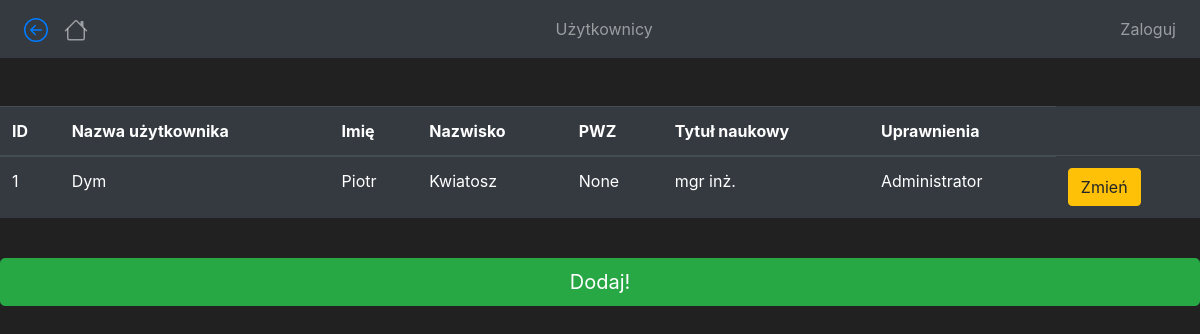
Before: /slowniki_uzytkownicy with the older database file.
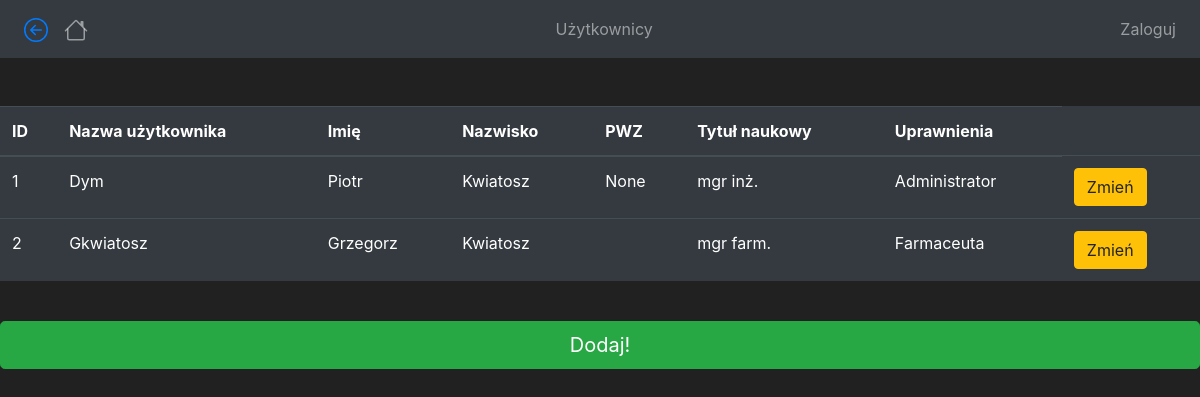
After: the same page with the newer database file.
### iszlc/models.py (models this page shows, shortened)
class Uzytkownicy(db.Model, UserMixin):
    id_uzytkownik = db.Column(db.Integer(), primary_key=True)
    username = db.Column(db.String(), nullable=False, unique=True)
    nazwisko = db.Column(db.String(length=60), nullable=True, unique=False)
    imie = db.Column(db.String(length=30), nullable=True, unique=False)
    pwz = db.Column(db.Integer(), nullable=True, unique=False)
    tytul_naukowy = db.Column(db.String(), nullable=True, unique=False)
    uprawnienia = db.Column(db.String(), nullable=True, unique=False)
    password_hash = db.Column(db.String(length=30), nullable=False)
    @property
    def password(self):
        return self.password

### iszlc/routes.py (the view)
@app.route('/slowniki_uzytkownicy')
def slowniki_uzytkownicy_page():
    uzytkownik = Uzytkownicy.query.all()
    return render_template('slowniki/uzytkownicy.html', Uzytkownicy=uzytkownik)

### iszlc/routes.py (called while the page is built)
@app.context_processor
def base():
	form = SearchForm()
	return dict(form=form)

### iszlc/templates/slowniki/uzytkownicy.html (shortened to what this page needs)
{% extends 'base.html' %}
{% block title %}
    Użytkownicy
{% endblock %}
{% block content %}
<center>
<br><br>
<table class="table table-hover table-dark">
    <thead>
        <tr>
            <th scope="col">ID</th>
            <th scope="col">Nazwa użytkownika</th>
            <th scope="col">Imię</th>
            <th scope="col">Nazwisko</th>
            <th scope="col">PWZ</th>
            <th scope="col">Tytuł naukowy</th>
            <th scope="col">Uprawnienia</th>
        </tr>
    </thead>
    {% for uzytkownik in Uzytkownicy %}
       <tr>
            <td>{{ uzytkownik.id_uzytkownik }}</td>
            <td>{{ uzytkownik.username }}</td>
            <td>{{ uzytkownik.imie }}</td>
            <td>{{ uzytkownik.nazwisko }}</td>
            <td>{{ uzytkownik.pwz }}</td>
            <td>{{ uzytkownik.tytul_naukowy }}</td>
            <td>{{ uzytkownik.uprawnienia }}</td>
            <td>
                <button class="btn btn-outline btn-warning">Zmień</button>
            </td>
        </tr>
    {% endfor %}
</table>
<td>
    <br>
    <a class="btn btn-primary btn-lg btn-block btn-success"
    href="{{ url_for('dodaj_uzytkownika_page') }}">Dodaj!</a>
    </td>
</center>
{% endblock %}

### iszlc/templates/base.html (shortened to what this page needs)
<!doctype html>
<html lang="pl">
   <head>
      <link rel="stylesheet" href="https://cdn.jsdelivr.net/npm/bootstrap@4.5.3/dist/css/bootstrap.min.css">
   </head>
   <body>
    <nav class="navbar navbar-expand-md navbar-dark bg-dark">
      <div class="collapse navbar-collapse justify-content-between" id="navbarNav">
        <ul class="navbar-nav">
            <li class="nav-link" class="back">
              <a href="javascript:history.back()">
              </a>
            </li>
            <li>
              <a class="nav-link" href="{{ url_for('iszlc_page') }}">
              <span class="sr-only">(current)</span></a>
            </li>
        </ul>
        <ul class="navbar-nav">
          <li class="nav-item">
              <a class="nav-link" href="#">
                  {% block title %}
                  {% endblock %}
              </a>
          </li>
       </ul>
        {% if current_user.is_authenticated %}
        <ul class="navbar-nav">
            <li class="nav-item">
                </a>
            </li>
            <li class="nav-item">
                <a class="nav-link">{{ current_user.imie }} {{ current_user.nazwisko }}</a>
            </li>
            <li class="nav-item">
                <a class="nav-link" href="{{ url_for('logout_page') }}">Wyloguj</a>
            </li>
        </ul>
        {% else %}
        <ul class="navbar-nav">
          <li class="nav-item">
              <a class="nav-link" href="{{ url_for('login_page') }}">Zaloguj</a>
        </li>
    </ul>
  {% endif %}
      </div>
    </nav>
      {% block content %}
      {% endblock %}
   </body>
</html>

### iszlc/templates/base.html (style rules this page uses)
body { background-color: #212121; color: white }

Changed rows visible on the page:
added Uzytkownicy: id_uzytkownik "2", username "Gkwiatosz", imie "Grzegorz", nazwisko "Kwiatosz", tytul_naukowy "mgr farm.", uprawnienia "Farmaceuta"
